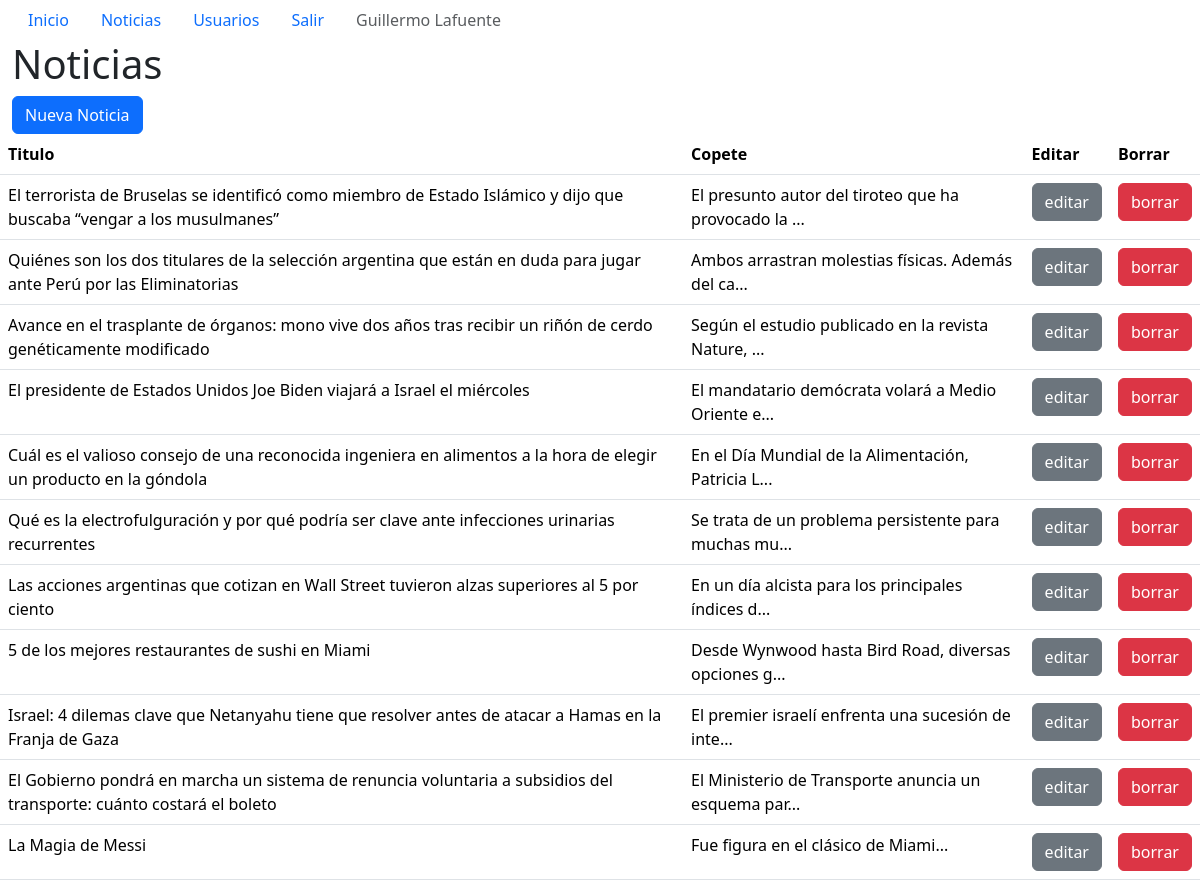
/admin/noticias.php (signed in), run on the app's committed database.
### tables this page shows
CREATE TABLE `noticias` (
  `id_noticia` int(11) NOT NULL,
  `id_usuario` int(11) NOT NULL,
  `titulo` text NOT NULL,
  `copete` text NOT NULL,
  `cuerpo` text NOT NULL,
  `imagen` varchar(255) NOT NULL,
  `fecha` timestamp NOT NULL DEFAULT current_timestamp() ON UPDATE current_timestamp(),
  `categoria` varchar(30) NOT NULL
);

### admin/noticias.php (the view, shortened to what this page needs)
<!DOCTYPE html>
<html lang="es">
<head>
    <link href="../lib/bootstrap-5.3.2/css/bootstrap.min.css" rel="stylesheet">
</head>
<body>
    <div class="container-fluid">
       <?php require("menu.php");?>
       <h1>Noticias</h1>
       <a href="noticias_nueva.php" class="btn btn-primary">Nueva Noticia</a>
    </div>
    <table class="table">
        <tr>
            <th>Titulo</th>
            <th>Copete</th>
            <th>Editar</th>
            <th>Borrar</th>
        </tr>
    <?php
        require("conexion.php");
        $conexion = mysqli_connect($server_db, $usuario_db, $password_db)
            or die("No se puede conectar con el servidor");
        mysqli_select_db($conexion, $base_db)
            or die("No se puede seleccionar la base de datos");
         $instruccion="select * from noticias  order by fecha desc";
             $consulta=mysqli_query($conexion,$instruccion) or die("no puedo consultar");
             $nfilas=mysqli_num_rows($consulta);
        for($i=0;$i<$nfilas;$i++)
        {
            $resultado=mysqli_fetch_array($consulta);
            print('
            <tr>
                <td>'.trim($resultado['titulo']).'</td>
                <td>'.substr($resultado['copete'],0,50).'...</td>
                <td><a href="noticias_editar.php?id_noticia='.$resultado['id_noticia'].'" class="btn btn-secondary">editar</a></td>
                <td><a href="noticias_borrar.php?id_noticia='.$resultado['id_noticia'].'&imagen='.$resultado['imagen'].'" class="btn btn-danger" onclick="return confirm(&quot;¿Desea eliminar esta noticia?&quot;)">borrar</a></td>
            </tr>
            ');
        }
    ?>
    </table>
</body>
</html>

### data on the page
noticias: titulo "El terrorista de Bruselas se identificó como miembro de Estado Islámico y dijo que buscaba “vengar a los musulmanes”", copete "El presunto autor del tiroteo que ha provocado la"
noticias: titulo "Quiénes son los dos titulares de la selección argentina que están en duda para jugar ante Perú por las Eliminatorias", copete "Ambos arrastran molestias físicas. Además del ca"
noticias: titulo "Avance en el trasplante de órganos: mono vive dos años tras recibir un riñón de cerdo genéticamente modificado", copete "Según el estudio publicado en la revista Nature,"
noticias: titulo "El presidente de Estados Unidos Joe Biden viajará a Israel el miércoles", copete "El mandatario demócrata volará a Medio Oriente e"
noticias: titulo "Cuál es el valioso consejo de una reconocida ingeniera en alimentos a la hora de elegir un producto en la góndola", copete "En el Día Mundial de la Alimentación, Patricia L"
noticias: titulo "Qué es la electrofulguración y por qué podría ser clave ante infecciones urinarias recurrentes", copete "Se trata de un problema persistente para muchas mu"
noticias: titulo "Las acciones argentinas que cotizan en Wall Street tuvieron alzas superiores al 5 por ciento", copete "En un día alcista para los principales índices d"
noticias: titulo "5 de los mejores restaurantes de sushi en Miami", copete "Desde Wynwood hasta Bird Road, diversas opciones g"
noticias: titulo "Israel: 4 dilemas clave que Netanyahu tiene que resolver antes de atacar a Hamas en la Franja de Gaza", copete "El premier israelí enfrenta una sucesión de inte"
noticias: titulo "El Gobierno pondrá en marcha un sistema de renuncia voluntaria a subsidios del transporte: cuánto costará el boleto", copete "El Ministerio de Transporte anuncia un esquema par"
noticias: titulo "La Magia de Messi", copete "Fue figura en el clásico de Miami"

### other printed values
$_SESSION['nombre'] "Guillermo"
$_SESSION['apellido'] "Lafuente"
